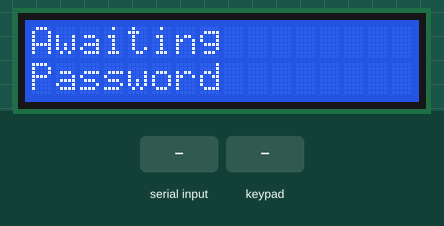
Recording of a sketch running on a simulated Arduino Uno, built with avr-gcc and run on an emulated ATmega328P. Parts: 16×2 character LCD. Inputs (shaded band) come from the test bench. What the sketch prints to the serial monitor is not drawn.

Above: at 1.2 s.
1.3 s: "inici\n" received over Serial
At 2.5 s:
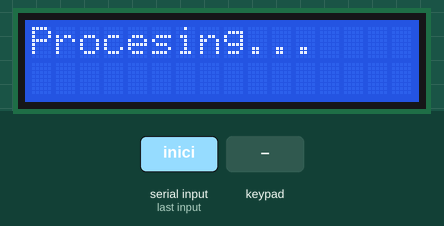
4.3 s: keypad keys 9 8 7 6 # pressed 0.4 s apart
At 6.2 s:
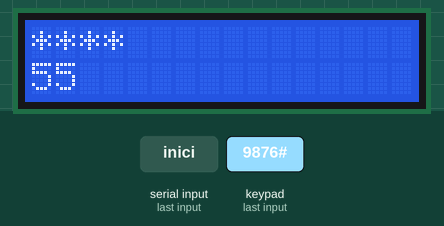
7.8 s: "A\n" received over Serial
At 10.4 s:
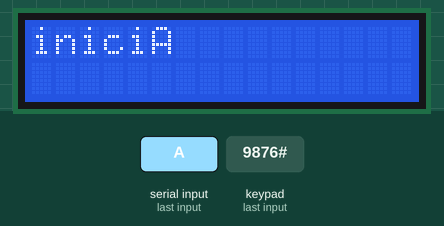
10.8 s: byte 10 ('\n') received over Serial
At 12.0 s:
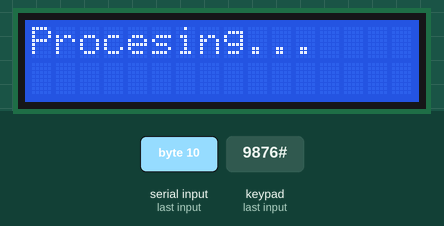
13.8 s: "B\n" received over Serial
At 16.2 s:
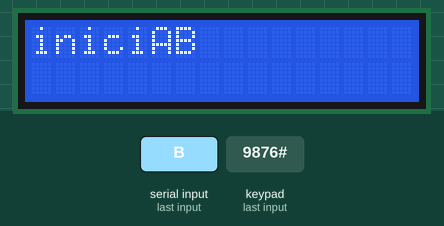
16.8 s: "#\n" received over Serial
At 19.7 s:
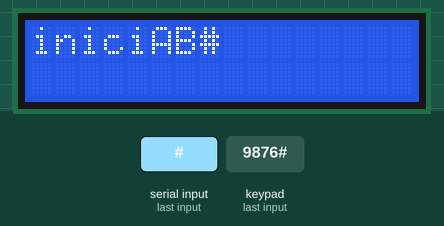
Timing chart, 0 to 21.2 s (numbered marks = the images above; inputs shaded):
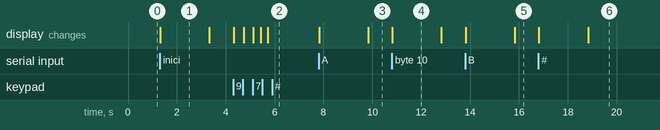

The sketch:

Segarra_Sanchez_Trilla_keypad.ino
```cpp
#include <Wire.h>
#include <LCD.h>
#include <LiquidCrystal_I2C.h>
#include <Keypad.h>

LiquidCrystal_I2C lcd(0x27, 2, 1, 0, 4, 5, 6, 7);

const byte ROWS = 4;
const byte COLS = 4;

char hexaKeys[ROWS][COLS] = {
  { '1', '2', '3', 'A' },
  { '4', '5', '6', 'B' },
  { '7', '8', '9', 'C' },
  { '*', '0', '#', 'D' }
};

byte rowPins[ROWS] = { 9, 8, 7, 6 };
byte colPins[COLS] = { 5, 4, 3, 2 };

Keypad customKeypad = Keypad(makeKeymap(hexaKeys), rowPins, colPins, ROWS, COLS);

String password = "";
String input = "";
String inputString = "";

int temp = 58;
unsigned long previousMillis = 0;
const long interval = 1000;
bool done = false;
bool stringComplete = false;
bool waiting = false;
char inChar;

void setup() {
  Serial.begin(9600);
  lcd.setBacklightPin(3, POSITIVE);
  lcd.setBacklight(HIGH);
  lcd.begin(16, 2);
  lcd.clear();
  lcd.setCursor(0, 0);
  lcd.print("Awaiting");
  lcd.setCursor(0, 2);
  lcd.print("Password");
  lcd.setCursor(0, 0);
}

void loop() {
  unsigned long currentMillis = millis();

  if(waiting == false && input == "inici"){
    if (!done && (currentMillis - previousMillis >= interval)) {
      previousMillis = currentMillis;
      temp--;
    }

    if (temp > 0) {
      char customKey = customKeypad.getKey();

      if (customKey && isdigit(customKey)) {
        password = password + customKey;
      } else if (customKey == 'A') {
        password = DarrerCaracter(password);
      } else if (customKey == 'B') {
        lcd.clear();
        password = "";
      } else if (customKey == '#') {
        done = true;
        Serial.println(password);
        waiting = true;
      }
      if (!done) {
        Actualitzar(Encriptar(password), temp);
      }
    } else {
      lcd.clear();
      lcd.print("Time is UP");
    }
  }
  else if(input != "inici" && waiting == true){
    lcd.clear();
    lcd.print(input);
  }
}

String DarrerCaracter(String input) {
  String output = "";
  lcd.clear();

  if (input.length() == 0) {
    output = "";
  } else {
    for (int i = 0; i < input.length() - 1; i++) {
      output = output + input.charAt(i);
    }
  }

  return output;
}

String Encriptar(String input) {
  String output = "";
  for (int i = 0; i < input.length(); i++) {
    output = output + "*";
  }
  return output;
}

void Actualitzar(String input, int temp) {
  lcd.clear();
  lcd.setCursor(0, 0);
  lcd.print(input);
  lcd.setCursor(0, 1);
  lcd.print(temp);
}

void serialEvent() {
  input = "";
  while (Serial.available()) {
    inChar = (char)Serial.read();
    if (inChar == '\n') {
      stringComplete = true;
      input = inputString;
      lcd.clear();
      lcd.print("Procesing...");
      delay(2000);
    }
    else{
      inputString += inChar;
    }
  }
}
```

Measured:
- after the input at 1.3 s, the display: changes at once (image 1)
- after the input at 4.3 s, the display: first changes at once (image 2 shows a later state)
- after the input at 7.8 s, the display: first changes at once (image 3 shows a later state)
- after the input at 10.8 s, the display: changes at once (image 4)
- after the input at 13.8 s, the display: first changes at once (image 5 shows a later state)
- after the input at 16.8 s, the display: first changes at once (image 6 shows a later state)
- what the display in image 1 shows lasts 2.0 s, from 1.3 s to 3.3 s
